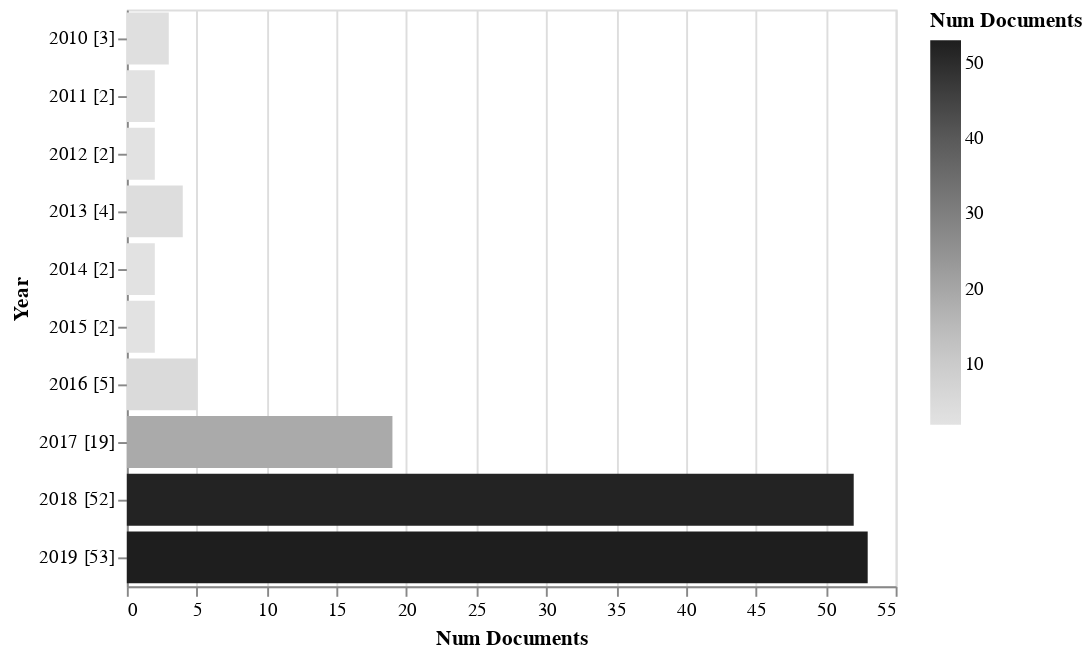

Source (notebook cell):
### Code cell
rdf.documents_by_year().barhplot(library='altair')

### Figure 1 — Vega-Lite specification as saved in the notebook (floating-point values rounded to 4 significant figures)
{"$schema": "https://vega.github.io/schema/vega-lite/v3.4.0.json", "config": {"mark": {"tooltip": null}, "view": {"height": 300, "width": 400}}, "data": {"name": "data-9022fb49f678c583770b19b80daedb91"}, "datasets": {"data-9022fb49f678c583770b19b80daedb91": [{"ID": ["[*141*]", "[*142*]", "[*143*]"], "Num Documents": 3, "Year": "2010 [3]"}, {"ID": ["[*139*]", "[*140*]"], "Num Documents": 2, "Year": "2011 [2]"}, {"ID": ["[*137*]", "[*138*]"], "Num Documents": 2, "Year": "2012 [2]"}, {"ID": ["[*133*]", "[*134*]", "[*135*]", "[*136*]"], "Num Documents": 4, "Year": "2013 [4]"}, {"ID": ["[*131*]", "[*132*]"], "Num Documents": 2, "Year": "2014 [2]"}, {"ID": ["[*129*]", "[*130*]"], "Num Documents": 2, "Year": "2015 [2]"}, {"ID": ["[*124*]", "[*125*]", "[*126*]", "[*127*]", "[*128*]"], "Num Documents": 5, "Year": "2016 [5]"}, {"ID": ["[*105*]", "[*106*]", "[*107*]", "[*108*]", "[*109*]", "[*110*]", "[*111*]", "[*112*]", "[*113*]", "[*114*]", "[*115*]", "[*116*]", "[*117*]", "[*118*]", "[*119*]", "[*120*]", "[*121*]", "[*122*]", "[*123*]"], "Num Documents": 19, "Year": "2017 [19]"}, {"ID": ["[*53*]", "[*54*]", "[*55*]", "[*56*]", "[*57*]", "[*58*]", "[*59*]", "[*60*]", "[*61*]", "[*62*]", "[*63*]", "[*64*]", "[*65*]", "[*66*]", "[*67*]", "[*68*]", "[*69*]", "[*70*]", "[*71*]", "[*72*]", "[*73*]", "[*74*]", "[*75*]", "[*76*]", "[*77*]", "[*78*]", "[*79*]", "[*80*]", "[*81*]", "[*82*]", "[*83*]", "[*84*]", "[*85*]", "[*86*]", "[*87*]", "[*88*]", "[*89*]", "[*90*]", "[*91*]", "[*92*]", "[*93*]", "[*94*]", "[*95*]", "[*96*]", "[*97*]", "[*98*]", "[*99*]", "[*100*]", "[*101*]", "[*102*]", "[*103*]", "[*104*]"], "Num Documents": 52, "Year": "2018 [52]"}, {"ID": ["[*0*]", "[*1*]", "[*2*]", "[*3*]", "[*4*]", "[*5*]", "[*6*]", "[*7*]", "[*8*]", "[*9*]", "[*10*]", "[*11*]", "[*12*]", "[*13*]", "[*14*]", "[*15*]", "[*16*]", "[*17*]", "[*18*]", "[*19*]", "[*20*]", "[*21*]", "[*22*]", "[*23*]", "[*24*]", "[*25*]", "[*26*]", "[*27*]", "[*28*]", "[*29*]", "[*30*]", "[*31*]", "[*32*]", "[*33*]", "[*34*]", "[*35*]", "[*36*]", "[*37*]", "[*38*]", "[*39*]", "[*40*]", "[*41*]", "[*42*]", "[*43*]", "[*44*]", "[*45*]", "[*46*]", "[*47*]", "[*48*]", "[*49*]", "[*50*]", "[*51*]", "[*52*]"], "Num Documents": 53, "Year": "2019 [53]"}]}, "encoding": {"color": {"field": "Num Documents", "scale": {"scheme": "Greys"}, "type": "quantitative"}, "x": {"field": "Num Documents", "type": "quantitative"}, "y": {"field": "Year", "sort": {"field": "Num Documents:Q"}, "type": "nominal"}}, "mark": "bar"}
